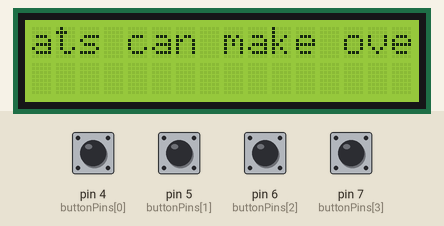
This sketch was run on a simulated Arduino Uno, built with avr-gcc and run on an emulated ATmega328P. On the bench: 16×2 character LCD. The inputs (shaded band) are chosen by the test bench; at power-on: pin 4 (buttonPins[0]), pin 5 (buttonPins[1]), pin 6 (buttonPins[2]), pin 7 (buttonPins[3]) HIGH. Random numbers use the default seed unless the sketch sets one.

Above: at 10.7 s.
10.8 s: pin 4 (buttonPins[0]) pulled LOW for 1 s
At 11.9 s:
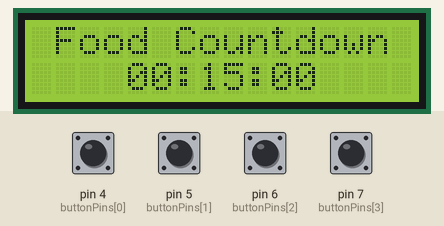
13.3 s: pin 6 (buttonPins[2]) pulled LOW for 1 s
At 14.2 s:
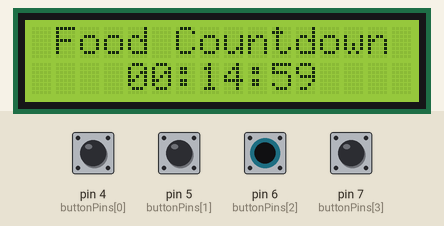
16.0 s: pin 4 (buttonPins[0]) pulled LOW for 0.15 s
At 17.2 s:
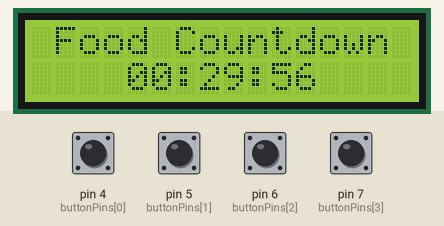
18.1 s: pin 5 (buttonPins[1]) pulled LOW for 1 s
At 19.6 s:
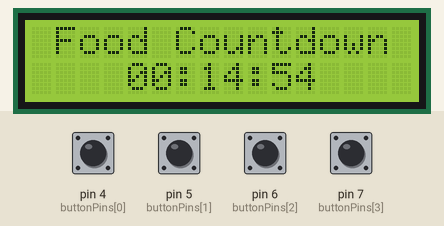
Timing chart, 0 to 21.1 s (numbered marks = the images above; inputs shaded):
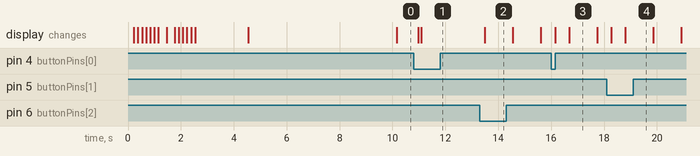

The sketch:

arduino1.ino
```cpp
#include <LiquidCrystal.h>
#include <stdlib.h>  // Include for random functionality

// Initialize the LCD library with the numbers of the interface pins
LiquidCrystal lcd(13, 12, 11, 10, 9, 8);

// Pin setup for the buttons
const int buttonPins[] = {4, 5, 6, 7};  // Pin assignments: Increment, Decrease, Start/Pause, Reset (Left to right)
const int numButtons = 4;
int buttonState[numButtons];
int lastButtonState[numButtons] = {HIGH, HIGH, HIGH, HIGH};
String clearScr = "                "; // 16 spaces

// Timing and state management
unsigned long lastDebounceTime[numButtons] = {0, 0, 0, 0};
unsigned long debounceDelay = 100;  // milliseconds
unsigned long countdownTime = 900;  // 15 minutes in seconds
unsigned long lastInteractionTime; // Mainly used for transitioning between active and idle states
unsigned long lastScrollTime = 0;
int scrollDelay = 700;  // milliseconds for idle scroll
boolean isCounting = false;
String currentState = "active";  // Start with initial state as "active"

// Idle state animation
const String idleMessages[] = {
    "Cats can make over 100 vocal sounds.",
    "Cats sleep 70% of their lives.",
    "A group of cats is called a clowder.",
    "Cats have five toes on front paws."
};

int idleMessageIndex = 0;
int idlePosition = 0;


void setup() {
  lcd.begin(16, 2); // set up the LCD's number of columns and rows
  for (int i = 0; i < numButtons; i++) {
    pinMode(buttonPins[i], INPUT_PULLUP);
  }
  lastInteractionTime = millis();
  displayWelcomeMessage();
}

void loop() {
  int idleTime = 10000; // 10 seconds; The screen will go to idle state after 10 seconds of inactivity (No button press)
  boolean anyButtonPressed = false;

  for (int i = 0; i < numButtons; i++) {
    int reading = digitalRead(buttonPins[i]);

    if (reading != lastButtonState[i]) {
      lastDebounceTime[i] = millis();
    }

    if ((millis() - lastDebounceTime[i]) > debounceDelay) {
      if (reading != buttonState[i]) {
        buttonState[i] = reading;

        if (buttonState[i] == LOW) {
          anyButtonPressed = true;
          lastInteractionTime = millis();
          if (currentState.equals("idle")) {
            currentState = "active"; // Exit idle state on any button press
            displayTime();
          } else {
            handleButtonPress(i);
          }
        }
      }
    }
    lastButtonState[i] = reading;
  }

  // Check to enter idle state regardless of counting state
  if (!anyButtonPressed && millis() - lastInteractionTime > idleTime && currentState.equals("active")) {
    enterIdleState();
  }

  // Scroll idle messages in idle state and manage scrolling timing
  if (currentState.equals("idle") && millis() - lastScrollTime > scrollDelay) {
    scrollIdleMessage();
    lastScrollTime = millis();
  }

  // Update countdown independently of the current state, but only update display if in active state
  if (isCounting) {
    updateCountdown();
    if (currentState.equals("active")) {
      displayTime();  // Refresh time display only if not in idle state
    }
  }

  delay(100);
}

void updateCountdown() {
  static unsigned long lastUpdateTime = 0;
  if (millis() - lastUpdateTime >= 1000) {
    lastUpdateTime = millis();
    if (countdownTime > 0) {
      countdownTime--;
    } else {
      isCounting = false;  // Stop countdown when time reaches zero
      lcd.clear();
      lcd.setCursor(0, 0);
      lcd.print("Time's Up!");
    }
  }
}

void displayWelcomeMessage() {
  String message = "Welcome 2 TONITO";
  String displayText = "";
  int length = message.length();

  // Fill the displayText with random alphanumeric characters
  for (int i = 0; i < length; i++) {
    displayText += (message[i] == ' ') ? ' ' : char(random(33, 126)); // Random char between '0' and 'z'
  }

  lcd.clear();
  lcd.setCursor(0, 0);

  //Deciphering animations; Aesthetic purposes
  // Gradually change random characters to the correct ones
  for (int i = 0; i < length; i++) {
    delay(150);  // Delay between transitions
    displayText[i] = message[i];
    lcd.clear();
    lcd.setCursor(0, 0);
    lcd.print(displayText);
  }

  delay(2000); // Hold the final message for 2 seconds
  currentState = "active";
  displayTime(); // Ensure display is refreshed from welcome message
}

void handleButtonPress(int buttonIndex) {
  if (currentState.equals("idle")) {
    displayTime(); // Ensure display is refreshed from idle state
  }

  switch (buttonIndex) {
    case 0: // Increase timer
      if (countdownTime < 43200) {
        countdownTime += 900;
      }
      break;
    case 1: // Decrease timer
      if (countdownTime > 900) {
        countdownTime -= 900;
      }
      break;
    case 2: // Start/Pause
      isCounting = !isCounting;  // Toggle counting state
      break;
    case 3: // Reset timer
      countdownTime = 900;
      isCounting = false;  // Stop counting when reset
      break;
  }

  displayTime(); // Refresh the display every time a button is pressed and handled
}

void displayTime() {
  lcd.clear();
  lcd.setCursor(1, 0);  // Center the top text
  lcd.print("Food Countdown");
  lcd.setCursor(4, 1);  // Position timer at the bottom center
  int seconds = countdownTime % 60;
  int minutes = (countdownTime / 60) % 60;
  int hours = (countdownTime / 3600);

  lcd.print((hours < 10 ? "0" : "") + String(hours) + ":");
  lcd.print((minutes < 10 ? "0" : "") + String(minutes) + ":");
  lcd.print(seconds < 10 ? "0" : "");
  lcd.print(seconds);
}

void enterIdleState() {
  lcd.clear();
  currentState = "idle";
  scrollIdleMessage();  // Start with the first message immediately
}

void scrollIdleMessage() {
  lcd.clear();
  lcd.setCursor(0, 0);
  String displayText = idleMessages[idleMessageIndex].substring(idlePosition) + clearScr;
  if (displayText.length() < 16) {
    displayText += idleMessages[idleMessageIndex].substring(0, 16 - displayText.length());
  }
  lcd.print(displayText);

  idlePosition++;
  if (idlePosition >= idleMessages[idleMessageIndex].length() + 1) {
    idlePosition = 0;
    idleMessageIndex = (idleMessageIndex + 1) % (sizeof(idleMessages) / sizeof(idleMessages[0]));
  }
}
```

Measured:
- after the input at 13.3 s, the display: changes after 0.20 s (image 2)
- what the display in image 3 shows lasts 1.0 s, from 16.7 s to 17.7 s
